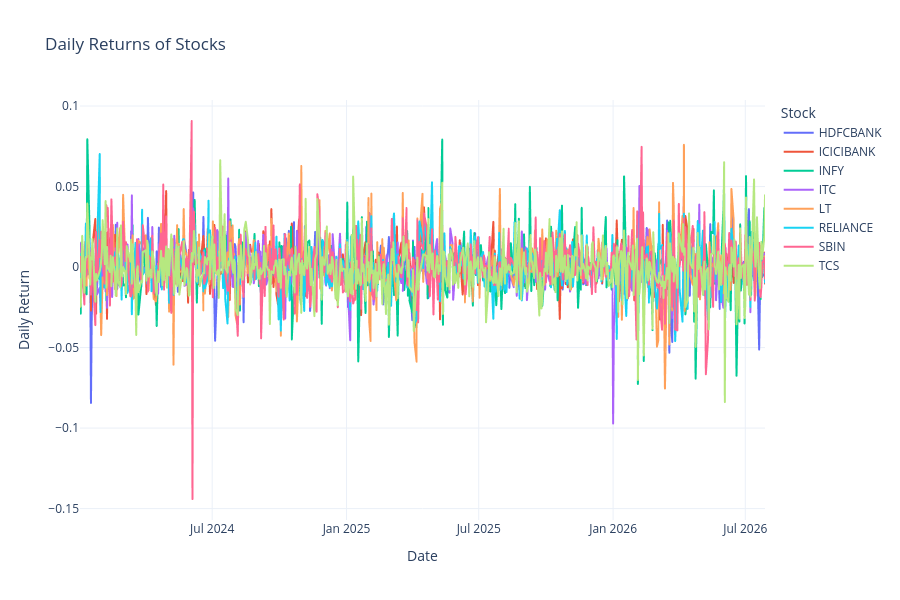

Notebook code for this chart:
### Markdown cell above
Daily Returns Comparison

### Code cell
fig = px.line(
    returns,
    x="date",
    y=returns.columns[1:],
    title="Daily Returns of Stocks",
    labels={
        "value": "Daily Return",
        "date": "Date",
        "variable": "Stock"
    }
)

fig.update_layout(
    template="plotly_white",
    height=600
)

fig.show()

### Figure 1 — Plotly figure (JSON) as saved in the notebook; plotly's stock layout.template omitted (floating-point values rounded to 4 significant figures; data arrays with more than 128 entries replaced by an {"elided": "..."} marker saying what was removed)
{"data": [{"hovertemplate": "Stock=HDFCBANK<br>Date=%{x}<br>Daily Return=%{y}<extra></extra>", "legendgroup": "HDFCBANK", "line": {"color": "#636efa", "dash": "solid"}, "marker": {"symbol": "circle"}, "mode": "lines", "name": "HDFCBANK", "showlegend": true, "type": "scattergl", "x": {"elided": "637 str values"}, "xaxis": "x", "y": {"elided": "637 float values"}, "yaxis": "y"}, {"hovertemplate": "Stock=ICICIBANK<br>Date=%{x}<br>Daily Return=%{y}<extra></extra>", "legendgroup": "ICICIBANK", "line": {"color": "#EF553B", "dash": "solid"}, "marker": {"symbol": "circle"}, "mode": "lines", "name": "ICICIBANK", "showlegend": true, "type": "scattergl", "x": {"elided": "637 str values"}, "xaxis": "x", "y": {"elided": "637 float values"}, "yaxis": "y"}, {"hovertemplate": "Stock=INFY<br>Date=%{x}<br>Daily Return=%{y}<extra></extra>", "legendgroup": "INFY", "line": {"color": "#00cc96", "dash": "solid"}, "marker": {"symbol": "circle"}, "mode": "lines", "name": "INFY", "showlegend": true, "type": "scattergl", "x": {"elided": "637 str values"}, "xaxis": "x", "y": {"elided": "637 float values"}, "yaxis": "y"}, {"hovertemplate": "Stock=ITC<br>Date=%{x}<br>Daily Return=%{y}<extra></extra>", "legendgroup": "ITC", "line": {"color": "#ab63fa", "dash": "solid"}, "marker": {"symbol": "circle"}, "mode": "lines", "name": "ITC", "showlegend": true, "type": "scattergl", "x": {"elided": "637 str values"}, "xaxis": "x", "y": {"elided": "637 float values"}, "yaxis": "y"}, {"hovertemplate": "Stock=LT<br>Date=%{x}<br>Daily Return=%{y}<extra></extra>", "legendgroup": "LT", "line": {"color": "#FFA15A", "dash": "solid"}, "marker": {"symbol": "circle"}, "mode": "lines", "name": "LT", "showlegend": true, "type": "scattergl", "x": {"elided": "637 str values"}, "xaxis": "x", "y": {"elided": "637 float values"}, "yaxis": "y"}, {"hovertemplate": "Stock=RELIANCE<br>Date=%{x}<br>Daily Return=%{y}<extra></extra>", "legendgroup": "RELIANCE", "line": {"color": "#19d3f3", "dash": "solid"}, "marker": {"symbol": "circle"}, "mode": "lines", "name": "RELIANCE", "showlegend": true, "type": "scattergl", "x": {"elided": "637 str values"}, "xaxis": "x", "y": {"elided": "637 float values"}, "yaxis": "y"}, {"hovertemplate": "Stock=SBIN<br>Date=%{x}<br>Daily Return=%{y}<extra></extra>", "legendgroup": "SBIN", "line": {"color": "#FF6692", "dash": "solid"}, "marker": {"symbol": "circle"}, "mode": "lines", "name": "SBIN", "showlegend": true, "type": "scattergl", "x": {"elided": "637 str values"}, "xaxis": "x", "y": {"elided": "637 float values"}, "yaxis": "y"}, {"hovertemplate": "Stock=TCS<br>Date=%{x}<br>Daily Return=%{y}<extra></extra>", "legendgroup": "TCS", "line": {"color": "#B6E880", "dash": "solid"}, "marker": {"symbol": "circle"}, "mode": "lines", "name": "TCS", "showlegend": true, "type": "scattergl", "x": {"elided": "637 str values"}, "xaxis": "x", "y": {"elided": "637 float values"}, "yaxis": "y"}], "layout": {"height": 600, "legend": {"title": {"text": "Stock"}, "tracegroupgap": 0}, "title": {"text": "Daily Returns of Stocks"}, "xaxis": {"anchor": "y", "domain": [0, 1], "title": {"text": "Date"}}, "yaxis": {"anchor": "x", "domain": [0, 1], "title": {"text": "Daily Return"}}}}
